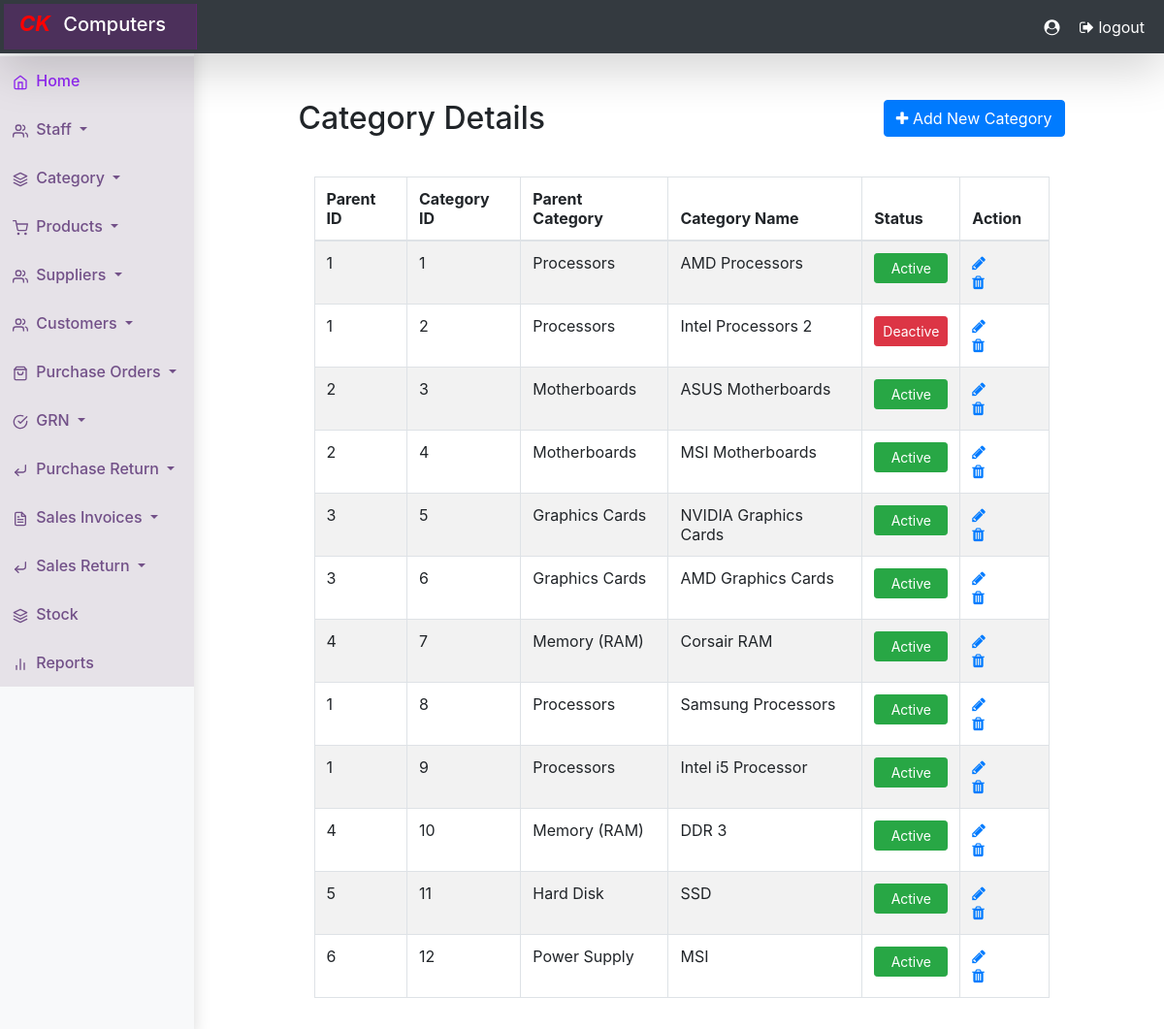
Page /category/index.php on the earlier database version.
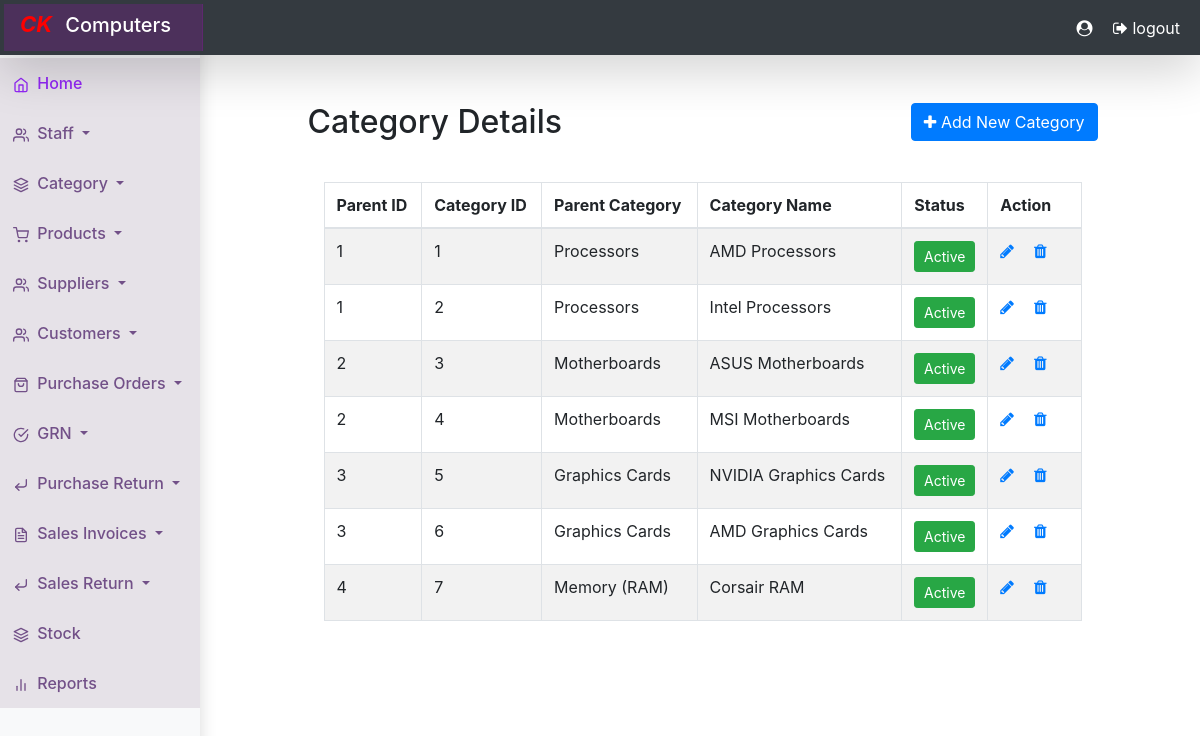
Same page on the later database version.
### tables this page shows
CREATE TABLE `category` (
  `id` int(50) NOT NULL,
  `p_cat_id` int(20) DEFAULT NULL,
  `category_name` varchar(50) NOT NULL,
  `status` tinyint(4) NOT NULL DEFAULT 1
);

CREATE TABLE `p_category` (
  `p_cat_id` int(20) NOT NULL,
  `parent_cat_name` varchar(100) NOT NULL,
  `status` tinyint(4) NOT NULL DEFAULT 1
);

### category/index.php (the view, shortened to what this page needs)
 <?php
require_once '../common/config.php';
?>
<?php include "../common/header.php"; ?>
 <?php require_once '../common/navbar.php'; ?>
<!DOCTYPE html>
<html lang="en">
    <head>
    <link rel="stylesheet" type="text/css" href="https://cdn.datatables.net/v/dt/dt-1.12.1/datatables.min.css"/>
    <link rel="stylesheet" href="https://maxcdn.bootstrapcdn.com/font-awesome/4.7.0/css/font-awesome.min.css">
    </head>
<body style="background-image: url(../images/BG100.jpg); background-size: cover; background-repeat:no-repeat;">
    <div class="wrapper">
            <div class="row">
            <div class="col-lg-3"></div>
                <div class="col-md-8">
                    <div class="mt-5 mb-3 clearfix">
                        <h2 class="pull-left">Category Details</h2>
                        <a href="create.php" class="btn btn-primary pull-right"><i class="fa fa-plus"></i> Add New Category</a>
                    </div>
                    <?php
                    $sql = "SELECT category.id,category.category_name,p_category.p_cat_id,p_category.parent_cat_name,category.status FROM category LEFT JOIN p_category ON category.p_cat_id=p_category.p_cat_id";
                    if($result = mysqli_query($link, $sql)){
                        if(mysqli_num_rows($result) > 0){
                            echo '<div class="bg-white p-3"><table class="table table-bordered table-striped" id="myTable" >';
                                echo "<thead>";
                                    echo "<tr>";
                                        echo "<th>Parent ID</th>";
                                        echo "<th>Category ID</th>";
                                        echo "<th>Parent Category</th>";
                                        echo "<th>Category Name</th>";
                                        echo "<th>Status</th>";
                                        echo "<th>Action</th>";
                                    echo "</tr>";
                                echo "</thead>";
                                echo "<tbody>";
                                while($row = mysqli_fetch_array($result)){
                                    echo "<tr>";
                                        echo "<td>" . $row['p_cat_id'] . "</td>";
                                        echo "<td>" . $row['id'] . "</td>";
                                        echo "<td>". $row['parent_cat_name']."</td>";
                                        echo "<td>" . $row['category_name'] . "</td>";
                                        echo "<td>";
                                        $status = $row['status'];
                                        if($status==1){
                                            echo "<a href='delete.php?id=". $row['id'] ."' class='btn btn-success btn-sm col-sm-12' role='button'>Active</a>";
                                        }else{
                                            echo "<a href='delete2.php?id=". $row['id'] ."' class='btn btn-danger btn-sm col-sm-12' role='button'>Deactive</a>";
                                        }
                                    echo "</td>";
                                        echo "<td>";
                                            echo '<a href="update.php?id='. $row['id'] .'" class=" icon" title="Update Record" data-toggle="tooltip"><span class="fa fa-pencil"></span></a>';
                                            echo '<a href="delete.php?id='. $row['id'] .'" class=" icon" title="delete Record" data-toggle="tooltip"><span class="fa fa-trash"></span> </a>';
                                        echo "</td>";
                                    echo "</tr>";
                                    ?>
                                <?php }
                                echo "</tbody>";
                                echo "</table>";
                            } else{
                                echo '<div class="alert alert-danger"><em>No records were found.</em></div>';
                            }
                        } else{
                            echo "Oops! Something went wrong. Please try again later.";
                        }
                    ?>
                </div>
            </div>
        </div>
    </div>
</body>
</html>

Differences in the rows shown:
removed category: p_cat.p_cat_id "1", id "8", p_cat.parent_cat_name "Processors", category_name "Samsung Processors"
removed category: p_cat.p_cat_id "1", id "9", p_cat.parent_cat_name "Processors", category_name "Intel i5 Processor"
removed category: p_cat.p_cat_id "4", id "10", p_cat.parent_cat_name "Memory (RAM)", category_name "DDR 3"
removed category: p_cat.p_cat_id "5", id "11", p_cat.parent_cat_name "Hard Disk", category_name "SSD"
removed category: p_cat.p_cat_id "6", id "12", p_cat.parent_cat_name "Power Supply", category_name "MSI"
changed category id 2: category_name "Intel Processors 2" → "Intel Processors"; status "Deactive" → "Active"
